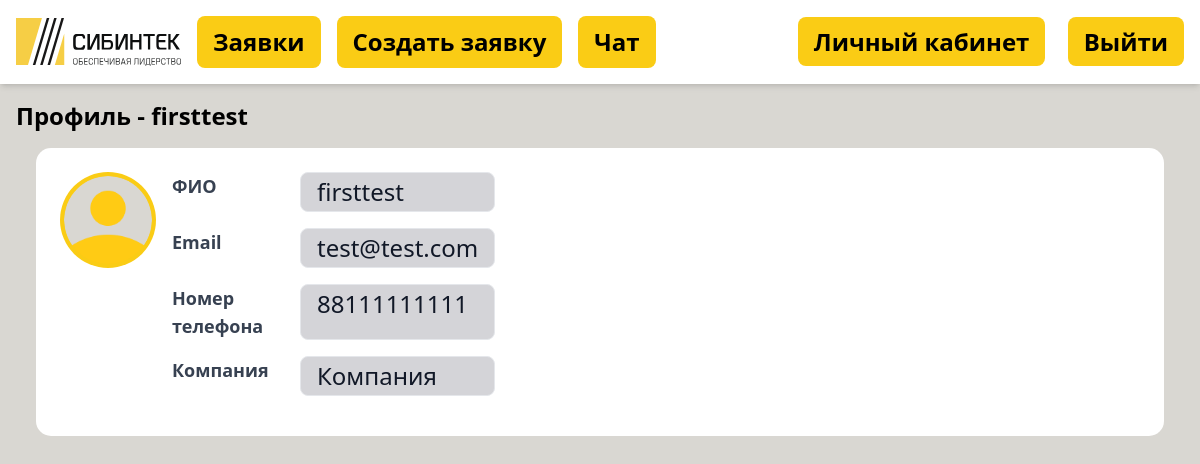
The app's page /profile/4 (signed in), older data.
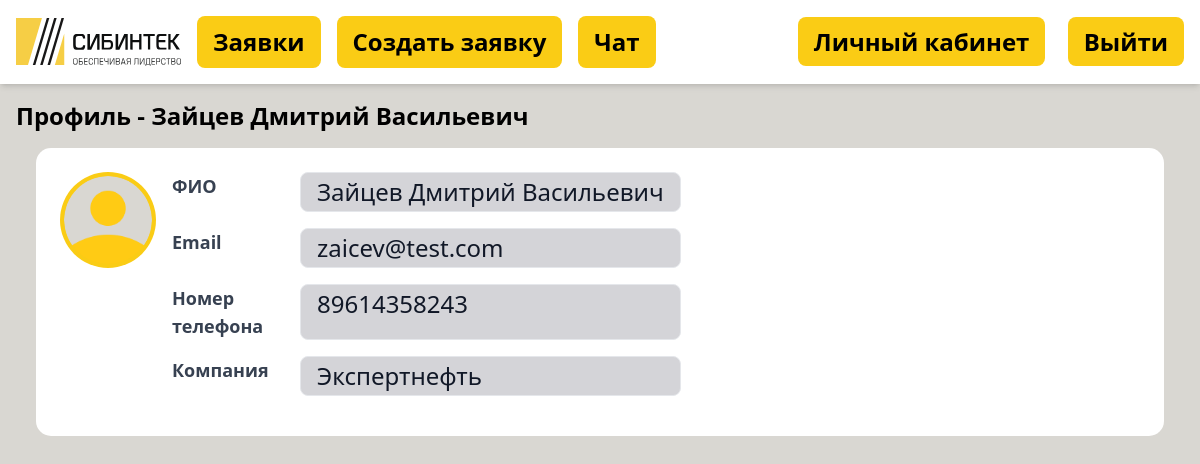
The same page, newer data.
### accounts/models.py (models this page shows)
class CustomUser(AbstractUser):
    company = models.CharField(max_length=100)
    phone = models.CharField(max_length=20)
    email = models.EmailField(unique=True)
    is_staff = models.BooleanField(default=False)

### accounts/views.py (the view)
# urls.py: path('profile/<user_id>', views.ProfileDetailView.as_view(), name='profile_detail'),
class ProfileDetailView(LoginRequiredMixin, DetailView):
    model = CustomUser
    template_name = 'accounts/profile_detail.html'
    context_object_name = 'userprofile'
    pk_url_kwarg = 'user_id'  # URL parameter name for the user's ID
    def get_queryset(self):
        return CustomUser.objects.all()

### accounts/templates/accounts/profile_detail.html (shortened to what this page needs)
{% extends 'base.html' %}
{% load static %}
{% block content %}
    <h1 class="text-2xl font-bold m-4">Профиль  - {{ userprofile.username }}</h1>
    <div class="bg-white p-6 mx-9 rounded-[15px]">
        <div class="flex items-start">
            <img src="{% static 'images/logo.png' %}" alt="Логотип" class="bg-yellow-400 rounded-full p-1 w-24 h-24">
            <div class="ml-4 flex flex-col">
                <div class="flex mb-4">
                    <p class="text-lg text-gray-700 font-semibold w-32">ФИО</p>
                    <p class="text-gray-900 border rounded-lg bg-zinc-300 flex-1 py-1 px-4 leading-tight">{{ userprofile.username }}</p>
                </div>
                <div class="flex mb-4">
                    <p class="text-lg text-gray-700 font-semibold w-32">Email</p>
                    <p class="text-gray-900 border rounded-lg bg-zinc-300 flex-1 py-1 px-4 leading-tight">{{ userprofile.email }}</p>
                </div>
                <div class="flex mb-4">
                    <p class="text-lg text-gray-700 font-semibold w-32">Номер телефона</p>
                    <p class="text-gray-900 border rounded-lg bg-zinc-300 flex-1 py-1 px-4 leading-tight ">{{ userprofile.phone }}</p>
                </div>
                <div class="flex mb-4">
                    <p class="text-lg text-gray-700 font-semibold w-32">Компания</p>
                    <p class="text-gray-900 border rounded-lg bg-zinc-300 flex-1 py-1 px-4 leading-tight">{{ userprofile.company }}</p>
                </div>
            </div>
        </div>
    </div>
{% endblock %}

Row changes from the older to the newer data that the page shows:
changed CustomUser: username "firsttest" → "Зайцев Дмитрий Васильевич"; email "test@test.com" → "zaicev@test.com"; phone "88111111111" → "89614358243"; company "Компания" → "Экспертнефть"
